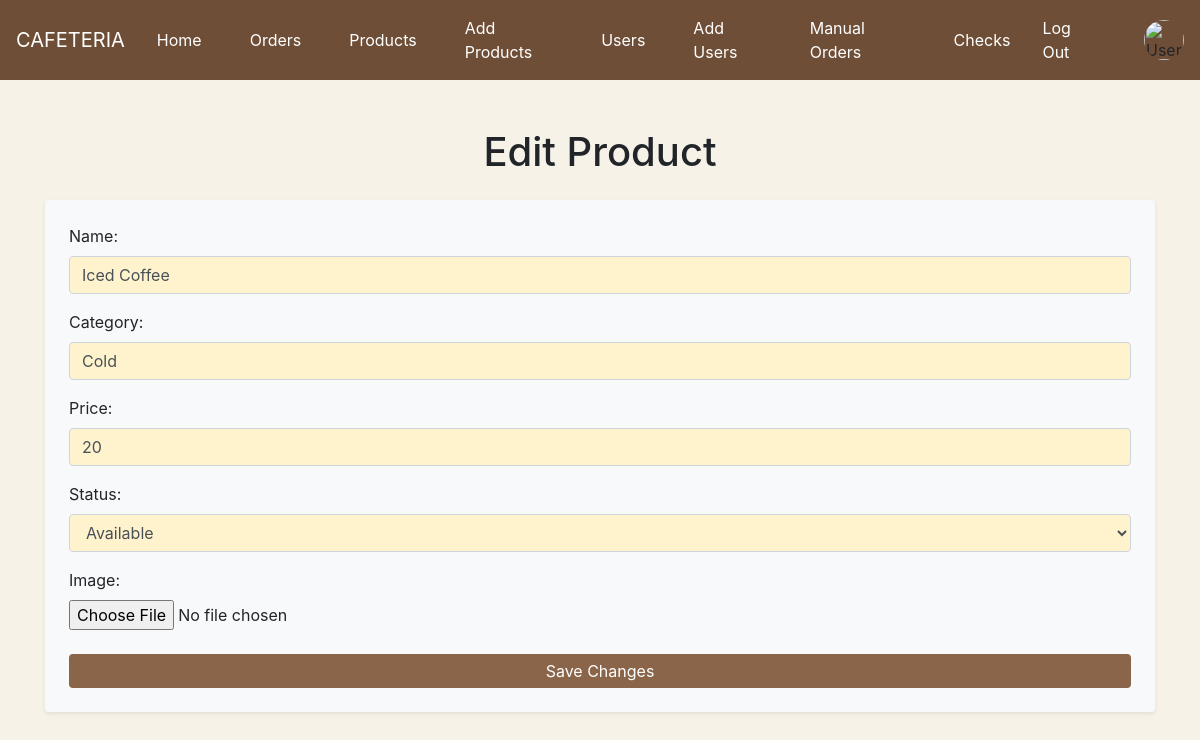
/view/admin/EditProd.php?id=17 (signed in), run on the app's committed database.
### tables this page shows
CREATE TABLE `Products` (
  `Product_ID` int NOT NULL AUTO_INCREMENT,
  `Name` varchar(100) DEFAULT NULL,
  `Category` varchar(100) DEFAULT NULL,
  `Price` int DEFAULT NULL,
  `Picture` varchar(255) DEFAULT NULL,
  `Status` enum('available','unavailable') DEFAULT NULL,
  PRIMARY KEY (`Product_ID`)
);

### module/DBconection.php (called while the page is built, shortened)
<?php
class db
{
    private $server = 'localhost';
    private $username = 'root';
    private $password = 'Anas_246810';
    private $database = 'Cafeteria';
    private $connection;
    function __construct()
    {
        try{
            $dsn = 'mysql:dbname='.$this->database.';host='.$this->server;
            $this->connection= new PDO($dsn, $this->username, $this->password);
        }
        catch (PDOException $e) {
            echo 'Connection failed: ' . $e->getMessage();
        }
    }
    function get_connection()
    {
        return $this->connection;
    }
}
?>

### view/admin/EditProd.php (the view, shortened to what this page needs)
<?php
require("../layout/adminHeader.php");
require("../../module/DBconection.php");
$DB = new db();
$productId = $_GET['id'];
$sql = "SELECT * FROM Products WHERE Product_ID = :id";
$stmt = $DB->get_connection()->prepare($sql);
$stmt->bindParam(':id', $productId);
$stmt->execute();
$product = $stmt->fetch(PDO::FETCH_ASSOC);
?>
<!DOCTYPE html>
<html lang="en">
<head>
    <link rel="stylesheet" href="https://stackpath.bootstrapcdn.com/bootstrap/4.5.2/css/bootstrap.min.css">
    <link rel="stylesheet" href="../css/product.style.css">
</head>
<body>
    <div class="container mt-5">
        <h1 class="text-center mb-4">Edit Product</h1>
        <form method="post" action="" enctype="multipart/form-data" class="p-4 bg-light rounded shadow-sm">
            <div class="form-group">
                <label for="name">Name:</label>
                <input type="text" name="name" class="form-control" value="<?php echo htmlspecialchars($product['Name']); ?>" required>
            </div>
            <div class="form-group">
                <label for="category">Category:</label>
                <input type="text" name="category" class="form-control" value="<?php echo htmlspecialchars($product['Category']); ?>" required>
            </div>
            <div class="form-group">
                <label for="price">Price:</label>
                <input type="number" name="price" class="form-control" value="<?php echo htmlspecialchars($product['Price']); ?>" required>
            </div>
            <div class="form-group">
                <label for="status">Status:</label>
                <select name="status" class="form-control">
                    <option value="available" <?php if ($product['Status'] === 'available') echo 'selected'; ?>>Available</option>
                </select>
            </div>
            <div class="form-group">
                <label for="image">Image:</label>
                <input type="file" name="image" id="image" class="form-control-file">
            </div>
            <button type="submit" class="btn btn-custom btn-block mt-4">Save Changes</button>
        </form>
    </div>
</body>
</html>

### view/css/product.style.css (style rules this page uses)
body { background-color: #f7f2e7; }
.form-control { background-color: #fff3cd; }
.btn-custom { background-color: #8a654a; color: #ffffff; border: none; }
.btn-custom { background-color: #8a654a; color: #ffffff; border: none; padding: 5px 10px; }

### data on the page
products: name "Iced Coffee", category "Cold", price "20", status "Available"
